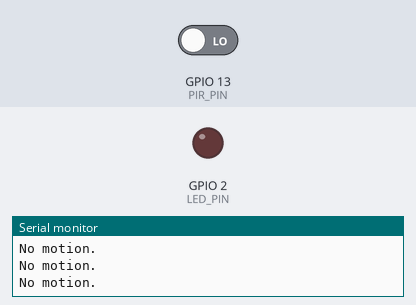
This sketch was run on a simulated ESP32. Parts: output pins drawn as LEDs (lit = HIGH), the last lines printed to the serial monitor. The inputs (shaded band) are chosen by the test bench; at power-on: GPIO 13 (PIR_PIN) LOW.

Above: at 1.2 s.
1.3 s: GPIO 13 (PIR_PIN) driven HIGH
At 2.0 s:
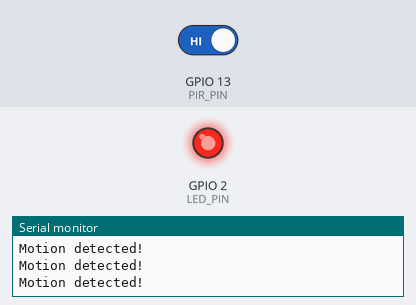
2.8 s: GPIO 13 (PIR_PIN) driven LOW
At 3.2 s:
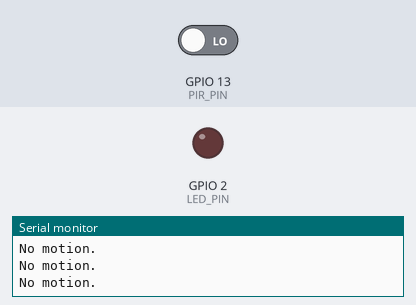
Timing chart, 0 to 5.8 s (numbered marks = the images above; inputs shaded):
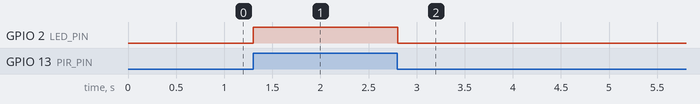

Measured:
- after the input at 1.3 s, GPIO 2 (LED_PIN): LOW → HIGH at once
- after the input at 2.8 s, GPIO 2 (LED_PIN): HIGH → LOW at once

The sketch:

sketch.ino
```cpp
#define PIR_PIN 13  // PIR sensor output pin
#define LED_PIN 2   // LED pin

void setup() {
  pinMode(PIR_PIN, INPUT);  // Set PIR sensor pin as input
  pinMode(LED_PIN, OUTPUT); // Set LED pin as output
  Serial.begin(115200);     // Initialize serial monitor
  Serial.println("PIR Sensor with ESP32 and LED - Wokwi Simulation");
}

void loop() {
  int pirState = digitalRead(PIR_PIN); // Read PIR sensor state

  if (pirState == HIGH) {
    digitalWrite(LED_PIN, HIGH); // Turn on LED
    Serial.println("Motion detected!");
  } else {
    digitalWrite(LED_PIN, LOW);  // Turn off LED
    Serial.println("No motion.");
  }

  delay(100); // Small delay to avoid rapid state changes
}
```
